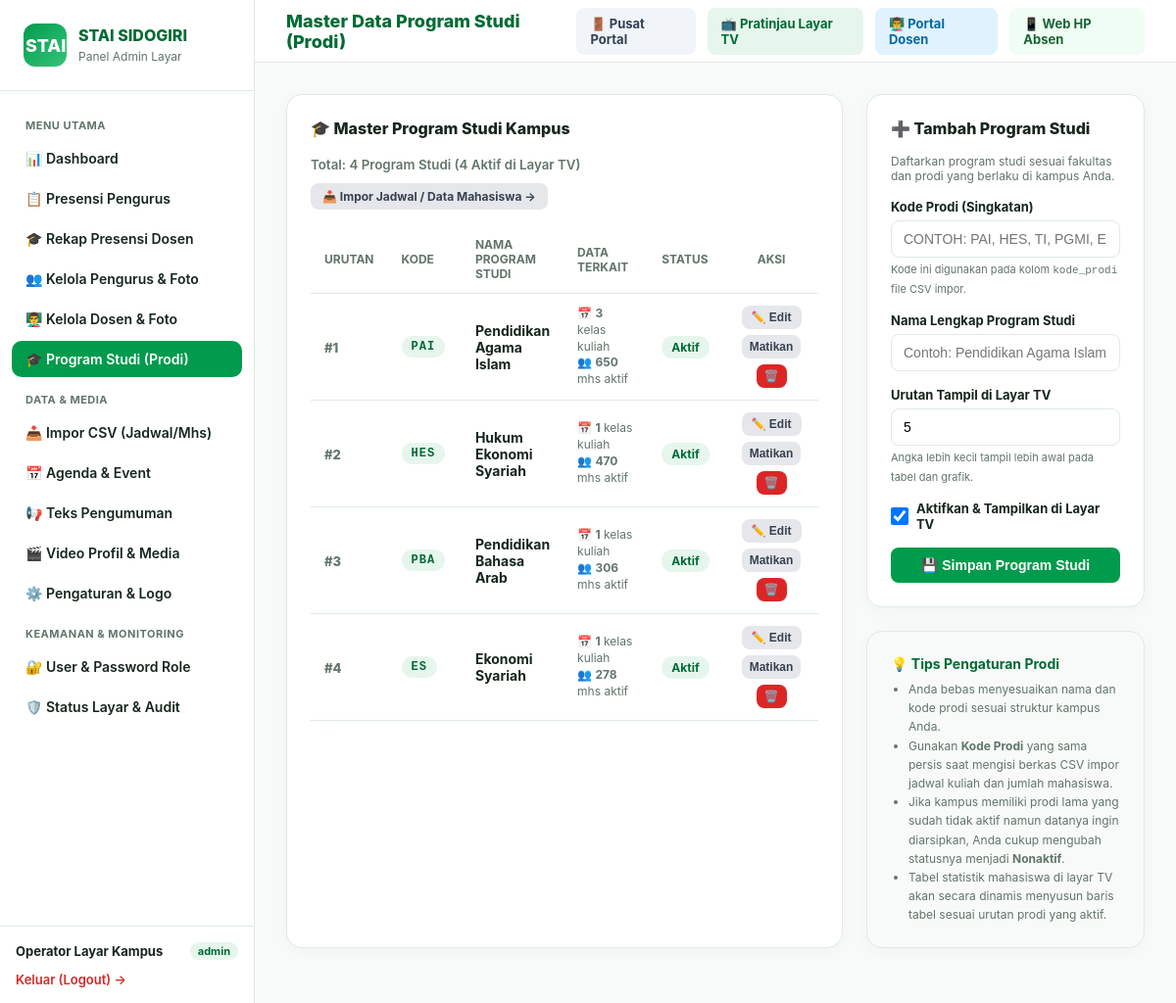
Screenshot of /admin/prodi.php (signed in) with the database file from the repository.
### tables this page shows
CREATE TABLE `pengaturan` (
    `id` BIGINT UNSIGNED AUTO_INCREMENT PRIMARY KEY,
    `kunci` VARCHAR(100) NOT NULL UNIQUE,
    `nilai` JSON NOT NULL,
    `tipe` VARCHAR(50) NOT NULL DEFAULT 'string',
    `created_at` TIMESTAMP NULL DEFAULT CURRENT_TIMESTAMP,
    `updated_at` TIMESTAMP NULL DEFAULT CURRENT_TIMESTAMP ON UPDATE CURRENT_TIMESTAMP
);

CREATE TABLE `prodi` (
    `id` BIGINT UNSIGNED AUTO_INCREMENT PRIMARY KEY,
    `kode` VARCHAR(20) NOT NULL UNIQUE,
    `nama` VARCHAR(100) NOT NULL,
    `urutan` INT NOT NULL DEFAULT 0,
    `aktif` TINYINT(1) NOT NULL DEFAULT 1,
    `created_at` TIMESTAMP NULL DEFAULT CURRENT_TIMESTAMP,
    `updated_at` TIMESTAMP NULL DEFAULT CURRENT_TIMESTAMP ON UPDATE CURRENT_TIMESTAMP
);

### admin/prodi.php (the view, shortened to what the rows shown need)
<?php
require_once __DIR__ . '/header.php';
$pdo = getAdminPdo();
$sqlProdi = "SELECT p.*,
                    (SELECT COUNT(*) FROM `jadwal_kuliah` WHERE `prodi_id` = p.id) AS total_jadwal,
                    (SELECT COUNT(*) FROM `statistik_mahasiswa` WHERE `prodi_id` = p.id) AS total_mhs_baris,
                    (SELECT COALESCE(SUM(`jumlah`), 0) FROM `statistik_mahasiswa` sm
                     JOIN `periode_akademik` pa ON pa.id = sm.periode_id AND pa.aktif = 1
                     WHERE sm.prodi_id = p.id) AS total_populasi
             FROM `prodi` p
             ORDER BY p.urutan ASC, p.id ASC";
$prodiList = $pdo->query($sqlProdi)->fetchAll();
?>
<div style="display:grid;grid-template-columns:2fr 1fr;gap:24px">
    <div class="card">
        <?php if (empty($prodiList)): ?>
            <div style="text-align:center;padding:40px 20px;color:var(--muted)">
                <div style="font-size:40px;margin-bottom:12px">🎓</div>
                <b>Belum ada data Program Studi.</b>
                <p style="font-size:13px;margin-top:4px">Gunakan formulir di sebelah kanan untuk menambahkan program studi yang ada di kampus Anda.</p>
            </div>
        <?php else: ?>
            <div style="overflow-x:auto">
                <table>
                    <thead>
                        <tr>
                            <th style="width:60px">Urutan</th>
                            <th style="width:100px">Kode</th>
                            <th>Nama Program Studi</th>
                            <th style="width:140px">Data Terkait</th>
                            <th style="width:90px">Status</th>
                            <th style="width:160px;text-align:center">Aksi</th>
                        </tr>
                    </thead>
                    <tbody>
                        <?php foreach ($prodiList as $p): ?>
                            <tr>
                                <td>
                                    <span style="font-weight:800;color:var(--muted);font-size:13px">#<?= (int)$p['urutan'] ?></span>
                                </td>
                                <td>
                                    <span class="badge ok" style="font-size:12px;font-family:monospace;letter-spacing:1px;font-weight:800">
                                        <?= htmlspecialchars($p['kode']) ?>
                                    </span>
                                </td>
                                <td>
                                    <b><?= htmlspecialchars($p['nama']) ?></b>
                                </td>
                                <td>
                                    <div style="font-size:12px;color:var(--muted);line-height:1.4">
                                        <div>📅 <b><?= (int)$p['total_jadwal'] ?></b> kelas kuliah</div>
                                        <div>👥 <b><?= number_format((int)$p['total_populasi'], 0, ',', '.') ?></b> mhs aktif</div>
                                    </div>
                                </td>
                                <td>
                                    <?php if ((int)$p['aktif'] === 1): ?>
                                        <span class="badge ok">Aktif</span>
                                    <?php else: ?>
                                        <span class="badge off">Nonaktif</span>
                                    <?php endif; ?>
                                </td>
                                <td style="text-align:center">
                                    <div style="display:flex;gap:6px;justify-content:center;align-items:center;flex-wrap:wrap">
                                        <button type="button"
                                                class="btn btn-secondary"
                                                style="padding:5px 10px;font-size:12px"
                                                onclick='openEditProdi(<?= json_encode($p) ?>)'>
                                            ✏️ Edit
                                        </button>
                                        <form method="POST" style="display:inline" onsubmit="return confirm('Apakah Anda yakin ingin mengubah status aktif/nonaktif prodi <?= htmlspecialchars($p['kode']) ?>?')">
                                            <button type="submit"
                                                    class="btn <?= (int)$p['aktif'] === 1 ? 'btn-secondary' : '' ?>"
                                                    style="padding:5px 8px;font-size:12px"
                                                    title="<?= (int)$p['aktif'] === 1 ? 'Nonaktifkan dari Layar' : 'Aktifkan di Layar' ?>">
                                                <?= (int)$p['aktif'] === 1 ? 'Matikan' : 'Aktifkan' ?>
                                            </button>
                                        </form>
                                        <form method="POST" style="display:inline" onsubmit="return confirm('Yakin ingin menghapus prodi <?= htmlspecialchars($p['kode']) ?>? Tindakan ini tidak dapat dibatalkan.')">
                                            <button type="submit"
                                                    class="btn btn-danger"
                                                    style="padding:5px 8px;font-size:12px"
                                                    title="Hapus Prodi"
                                                    <?= ((int)$p['total_jadwal'] > 0 || (int)$p['total_mhs_baris'] > 0) ? 'onclick="return confirm(\'Perhatian: Prodi ini memiliki keterkaitan data. Penghapusan akan ditolak jika masih ada jadwal kuliah atau data mahasiswa. Lanjutkan pengecekan?\')"' : '' ?>>
                                                🗑️
                                            </button>
                                        </form>
                                    </div>
                                </td>
                            </tr>
                        <?php endforeach; ?>
                    </tbody>
                </table>
            </div>
        <?php endif; ?>
    </div>
</div>
<?php require_once __DIR__ . '/footer.php'; ?>

### admin/header.php (shortened to what the rows shown need)
<?php
$campusNameHeader = 'STAI SIDOGIRI';
try {
    $adminPdoHeader = getAdminPdo();
    $rowCamp = $adminPdoHeader->query("SELECT `nilai` FROM `pengaturan` WHERE `kunci` = 'nama_kampus'")->fetch();
    if ($rowCamp && !empty($rowCamp['nilai'])) {
        $campusNameHeader = json_decode($rowCamp['nilai'], true) ?: 'STAI SIDOGIRI';
    }
} catch (Throwable $e) {}
?>
<!DOCTYPE html>
<html lang="id">
<head>
</head>
<body>
    <aside>
        <div class="brand">
            <div class="brand-text">
                <h2><?= htmlspecialchars($campusNameHeader) ?></h2>
                <small>Panel Admin Layar</small>
            </div>
        </div>
    </aside>
    <main>
        <div class="content">

### rows the page displays
pengaturan: nilai "STAI SIDOGIRI"
prodi: urutan "1", kode "PAI", nama "Pendidikan Agama Islam", total_jadwal "3", total_populasi "650", aktif "Aktif"
prodi: urutan "2", kode "HES", nama "Hukum Ekonomi Syariah", total_jadwal "1", total_populasi "470", aktif "Aktif"
prodi: urutan "3", kode "PBA", nama "Pendidikan Bahasa Arab", total_jadwal "1", total_populasi "306", aktif "Aktif"
prodi: urutan "4", kode "ES", nama "Ekonomi Syariah", total_jadwal "1", total_populasi "278", aktif "Aktif"

### other values shown
$admin['name'] "Operator Layar Kampus"
$admin['role'] "admin"
count($prodiList) "4"
$totalProdiAktif "4"
